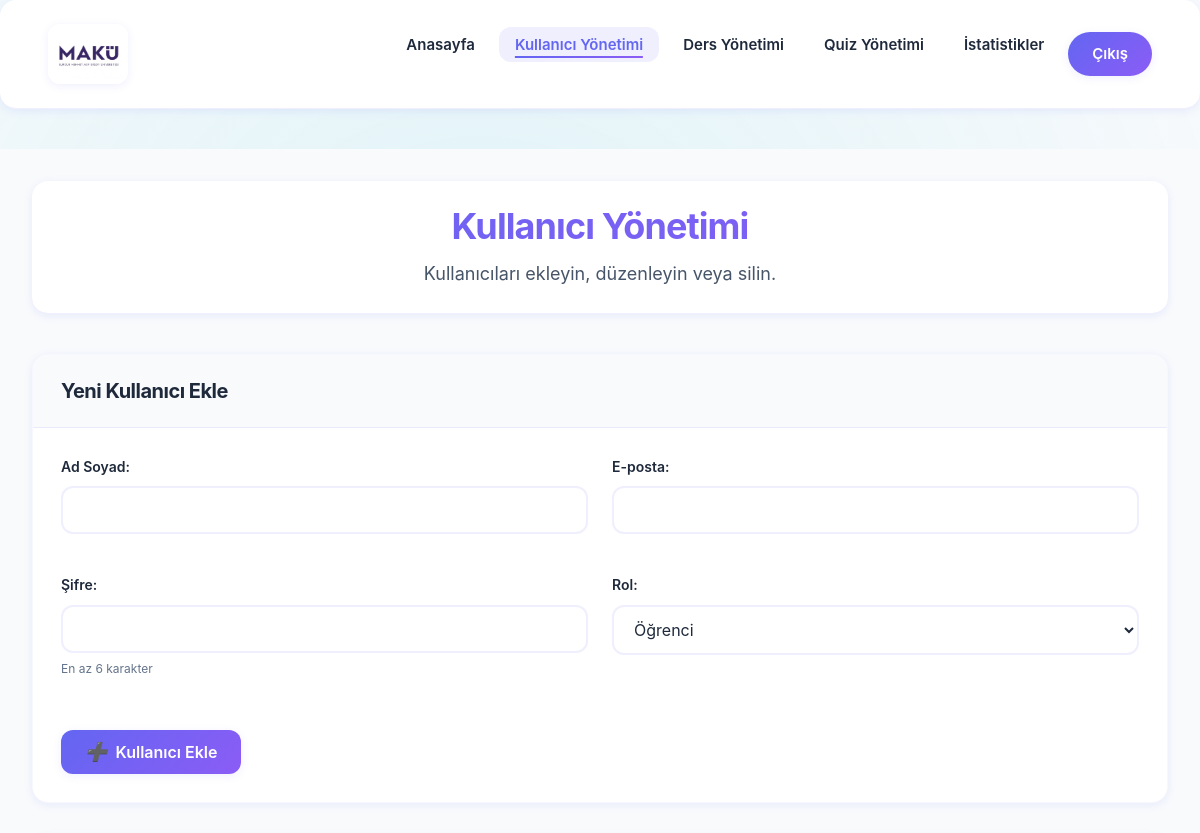
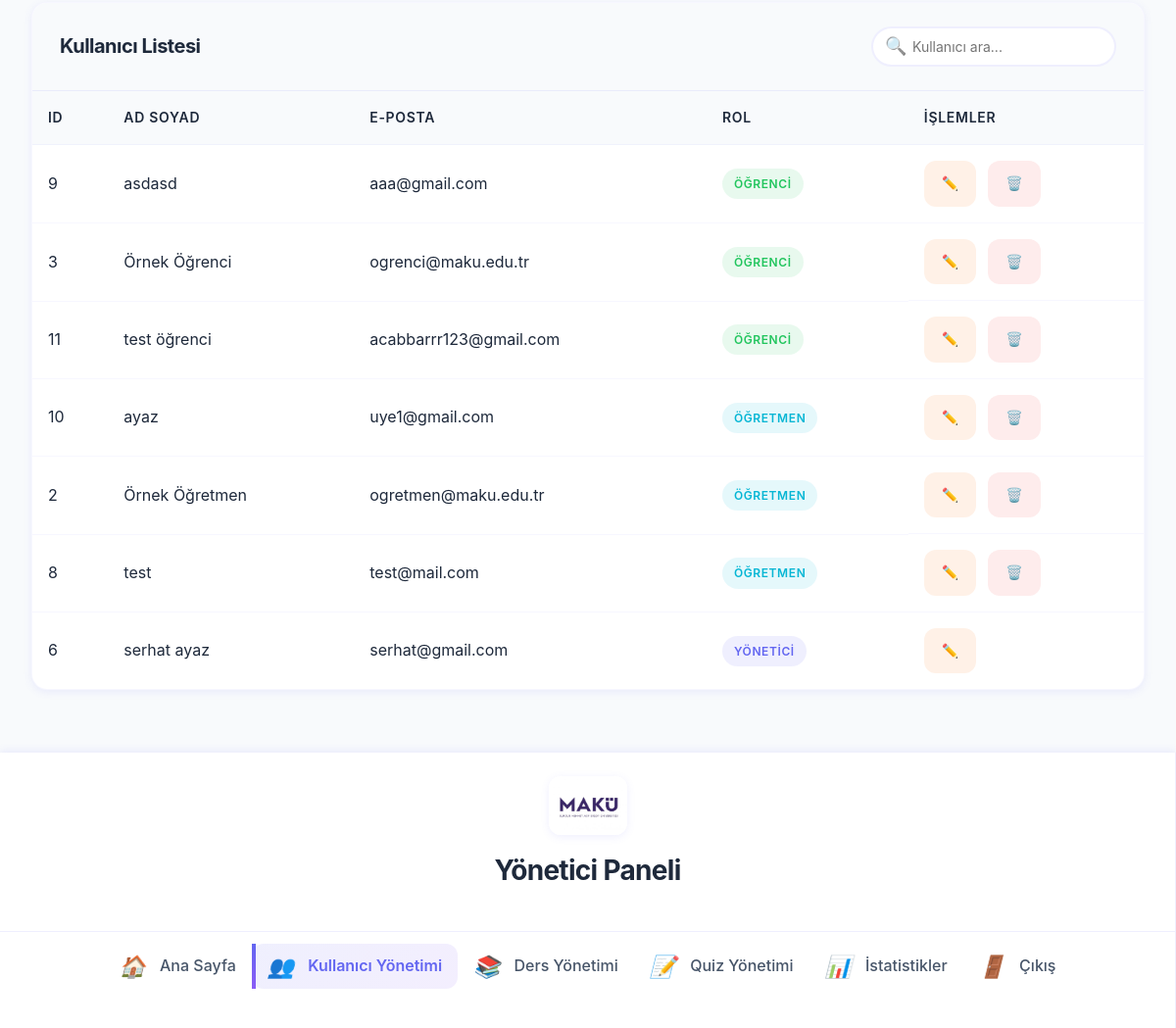
/admin_manage_users.php (signed in), run on the app's committed database (2 pictures, top to bottom).
### tables this page shows
CREATE TABLE `users` (
  `id` int(11) NOT NULL,
  `name` varchar(100) NOT NULL,
  `email` varchar(100) NOT NULL,
  `password` varchar(255) NOT NULL,
  `salt` varchar(32) DEFAULT NULL,
  `role` enum('student','teacher','admin') NOT NULL,
  `created_at` timestamp NOT NULL DEFAULT current_timestamp(),
  `updated_at` timestamp NOT NULL DEFAULT current_timestamp() ON UPDATE current_timestamp()
);

### config.php (called while the page is built, shortened)
<?php
function e($string) {
    return htmlspecialchars($string, ENT_QUOTES, 'UTF-8');
}
?>

### admin_manage_users.php (the view, shortened to what this page needs)
<?php
include "config.php";
$sql = "SELECT id, name, email, role FROM users ORDER BY role, name";
$result = $conn->query($sql);
?>
<!DOCTYPE html>
<html lang="tr">
<head>
    <link rel="stylesheet" href="css/main.css">
</head>
<body class="dashboard-body">
    <header id="header" class="header dashboard-header">
        <div class="container">
            <img src="img/school-logo.jpg" alt="MAKÜ Logo" class="header-logo">
            <nav id="navmenu" class="navmenu">
                <ul>
                    <li><a href="admin_dashboard.php">Anasayfa</a></li>
                    <li><a href="admin_manage_users.php" class="active">Kullanıcı Yönetimi</a></li>
                    <li><a href="admin_manage_courses.php">Ders Yönetimi</a></li>
                    <li><a href="admin_manage_quizzes.php">Quiz Yönetimi</a></li>
                    <li><a href="admin_quiz_stats.php">İstatistikler</a></li>
                    <li><a href="islem/logout.php" class="btn-action">Çıkış</a></li>
                </ul>
            </nav>
        </div>
    </header>
    <div class="dashboard-container">
        <div class="sidebar">
            <div class="sidebar-header">
                <img src="img/school-logo.jpg" alt="MAKÜ Logo" class="sidebar-logo">
                <h3>Yönetici Paneli</h3>
            </div>
            <ul class="sidebar-menu">
                <li><a href="admin_dashboard.php"><i class="icon">🏠</i> Ana Sayfa</a></li>
                <li><a href="admin_manage_users.php" class="active"><i class="icon">👥</i> Kullanıcı Yönetimi</a></li>
                <li><a href="admin_manage_courses.php"><i class="icon">📚</i> Ders Yönetimi</a></li>
                <li><a href="admin_manage_quizzes.php"><i class="icon">📝</i> Quiz Yönetimi</a></li>
                <li><a href="admin_quiz_stats.php"><i class="icon">📊</i> İstatistikler</a></li>
                <li><a href="islem/logout.php"><i class="icon">🚪</i> Çıkış</a></li>
            </ul>
        </div>
        <main class="dashboard-content">
            <div class="dashboard-header">
                <h1>Kullanıcı Yönetimi</h1>
                <p>Kullanıcıları ekleyin, düzenleyin veya silin.</p>
            </div>
            <div class="content-card">
                <div class="card-header">
                    <h2>Yeni Kullanıcı Ekle</h2>
                </div>
                <div class="card-body">
                    <form method="POST" action="" class="admin-form">
                        <div class="form-row">
                            <div class="form-group">
                                <label for="name">Ad Soyad:</label>
                                <input type="text" id="name" name="name" required>
                            </div>
                            <div class="form-group">
                                <label for="email">E-posta:</label>
                                <input type="email" id="email" name="email" required>
                            </div>
                        </div>
                        <div class="form-row">
                            <div class="form-group">
                                <label for="password">Şifre:</label>
                                <input type="password" id="password" name="password" required>
                                <small>En az 6 karakter</small>
                            </div>
                            <div class="form-group">
                                <label for="role">Rol:</label>
                                <select id="role" name="role" required>
                                    <option value="student">Öğrenci</option>
                                </select>
                            </div>
                        </div>
                        <div class="form-actions">
                            <button type="submit" class="primary-button">
                                <i class="button-icon">➕</i> Kullanıcı Ekle
                            </button>
                        </div>
                    </form>
                </div>
            </div>
            <div class="content-card">
                <div class="card-header">
                    <h2>Kullanıcı Listesi</h2>
                    <div class="search-container">
                        <input type="text" id="userSearch" placeholder="Kullanıcı ara..." class="search-input">
                        <span class="search-icon">🔍</span>
                    </div>
                </div>
                <?php if ($result && $result->rowCount() > 0): ?>
                    <div class="table-responsive">
                        <table class="data-table">
                            <thead>
                                <tr>
                                    <th>ID</th>
                                    <th>Ad Soyad</th>
                                    <th>E-posta</th>
                                    <th>Rol</th>
                                    <th>İşlemler</th>
                                </tr>
                            </thead>
                            <tbody id="userTableBody">
                                <?php while ($row = $result->fetch(PDO::FETCH_ASSOC)): ?>
                                    <tr>
                                        <td><?php echo $row['id']; ?></td>
                                        <td><?php echo e($row['name']); ?></td>
                                        <td><?php echo e($row['email']); ?></td>
                                        <td>
                                            <?php
                                                switch($row['role']) {
                                                    case 'admin':
                                                        echo '<span class="badge badge-admin">Yönetici</span>';
                                                        break;
                                                    case 'teacher':
                                                        echo '<span class="badge badge-teacher">Öğretmen</span>';
                                                        break;
                                                    case 'student':
                                                        echo '<span class="badge badge-student">Öğrenci</span>';
                                                        break;
                                                }
                                            ?>
                                        </td>
                                        <td class="actions">
                                            <a href="admin_edit_user.php?id=<?php echo $row['id']; ?>" class="btn-edit" title="Düzenle">✏️</a>
                                            <?php if ($row['id'] != $_SESSION['user_id']): ?>
                                                <a href="admin_manage_users.php?delete=<?php echo $row['id']; ?>" class="btn-delete" title="Sil" onclick="return confirm('Bu kullanıcıyı silmek istediğinizden emin misiniz?')">🗑️</a>
                                            <?php endif; ?>
                                        </td>
                                    </tr>
                                <?php endwhile; ?>
                            </tbody>
                        </table>
                    </div>
                <?php else: ?>
                    <div class="no-data">
                        <p>Henüz hiç kullanıcı bulunmamaktadır.</p>
                    </div>
                <?php endif; ?>
            </div>
        </main>
    </div>
</body>
</html>

### data on the page
users: id "9", name "asdasd", email "aaa@gmail.com", role "ÖĞRENCI"
users: id "3", name "Örnek Öğrenci", email "ogrenci@maku.edu.tr", role "ÖĞRENCI"
users: id "11", name "test öğrenci", email "acabbarrr123@gmail.com", role "ÖĞRENCI"
users: id "10", name "ayaz", email "uye1@gmail.com", role "ÖĞRETMEN"
users: id "2", name "Örnek Öğretmen", email "ogretmen@maku.edu.tr", role "ÖĞRETMEN"
users: id "8", name "test", email "test@mail.com", role "ÖĞRETMEN"
users: id "6", name "serhat ayaz", email "serhat@gmail.com", role "YÖNETICI"
